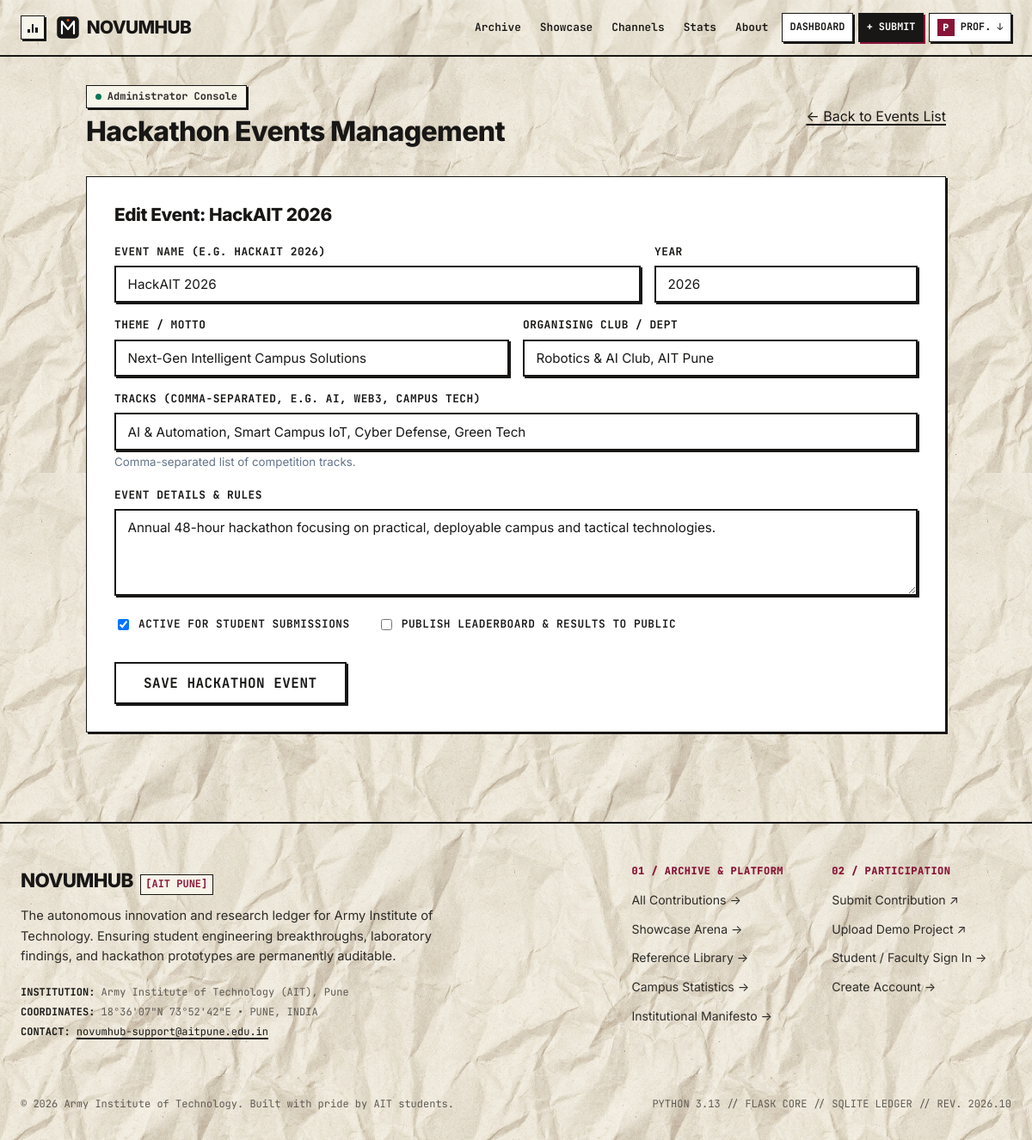
/showcase/admin/events/2/edit (signed in), run on the app's committed database.
### app/models.py (models this page shows, shortened)
class User(UserMixin, db.Model):
    __tablename__ = "users"
    id = db.Column(db.Integer, primary_key=True)
    name = db.Column(db.String(120), nullable=False)
    email = db.Column(db.String(150), unique=True, nullable=False, index=True)
    password_hash = db.Column(db.String(256), nullable=False)
    role = db.Column(db.String(20), nullable=False, default="student")
    department = db.Column(db.String(100), nullable=True)
    year = db.Column(db.String(50), nullable=True)
    roll_no = db.Column(db.String(50), nullable=True)
    registration_no = db.Column(db.String(10), nullable=True)
    created_at = db.Column(db.DateTime, default=utc_now)
    is_banned = db.Column(db.Boolean, default=False, nullable=False)
    ban_reason = db.Column(db.String(255), nullable=True)
    banned_at = db.Column(db.DateTime, nullable=True)
    submissions = db.relationship("Submission", backref="author", lazy="dynamic", foreign_keys="Submission.author_id")
    comments = db.relationship("Comment", backref="author", lazy="dynamic", foreign_keys="Comment.author_id")
    notifications = db.relationship("Notification", backref="user", lazy="dynamic", cascade="all, delete-orphan")
    warnings = db.relationship("UserWarning", backref="user", lazy="select", cascade="all, delete-orphan",
                               foreign_keys="UserWarning.user_id", order_by="UserWarning.created_at.desc()")
    showcase_projects = db.relationship("ShowcaseProject", backref="owner", lazy="dynamic", foreign_keys="ShowcaseProject.owner_id")
    judge_scores = db.relationship("JudgeScore", backref="judge", lazy="dynamic", foreign_keys="JudgeScore.judge_id")
    @property
    def is_reviewer(self) -> bool:
        return self.role in ("reviewer", "admin")
    @property
    def is_judge(self) -> bool:
        return self.role in ("judge", "admin")
    @property
    def is_admin(self) -> bool:
        return self.role == "admin"
    @property
    def active_warnings(self):
        return [w for w in self.warnings if not w.is_acknowledged]

class HackathonEvent(db.Model):
    __tablename__ = "hackathon_events"
    id = db.Column(db.Integer, primary_key=True)
    name = db.Column(db.String(150), nullable=False)
    year = db.Column(db.Integer, nullable=False)
    date_start = db.Column(db.Date, nullable=True)
    date_end = db.Column(db.Date, nullable=True)
    theme = db.Column(db.String(255), nullable=True)
    description = db.Column(db.Text, nullable=True)
    organiser = db.Column(db.String(150), nullable=True)
    _tracks = db.Column("tracks", db.Text, nullable=True, default="[]")
    is_active = db.Column(db.Boolean, default=True, nullable=False)
    results_published = db.Column(db.Boolean, default=False, nullable=False)
    created_at = db.Column(db.DateTime, default=utc_now)
    projects = db.relationship("ShowcaseProject", backref="event", lazy="select", cascade="all, delete-orphan")
    @property
    def tracks(self) -> list:
        if not self._tracks:
            return []
        try:
            return json.loads(self._tracks)
        except Exception:
            return []
    @tracks.setter
    def tracks(self, track_list: list):
        self._tracks = json.dumps(track_list or [])

### app/showcase/admin.py (the view)
@showcase_bp.route("/admin/events/<int:event_id>/edit", methods=["GET", "POST"])
@login_required
def admin_event_edit(event_id: int):
    require_admin()
    event = db.get_or_404(HackathonEvent, event_id)
    form = HackathonEventForm(obj=event)
    if form.validate_on_submit():
        form.populate_obj(event)
        db.session.commit()
        flash(f"Event '{event.name}' updated.", "success")
        return redirect(url_for("showcase.admin_events"))
    return render_template("showcase/admin_events.html", form=form, edit_event=event)

### app/showcase/forms.py
class HackathonEventForm(FlaskForm):
    name = StringField("Event Name (e.g. HackAIT 2026)", validators=[DataRequired(), Length(max=150)])
    year = IntegerField("Year", validators=[DataRequired()])
    theme = StringField("Theme / Motto", validators=[Optional(), Length(max=255)])
    organiser = StringField("Organising Club / Dept", validators=[Optional(), Length(max=150)])
    tracks = StringField("Tracks (comma-separated, e.g. AI, Web3, Campus Tech)", validators=[Optional()])
    description = TextAreaField("Event Details & Rules", validators=[Optional()])
    is_active = BooleanField("Active for Submissions", default=True)
    results_published = BooleanField("Publish Leaderboard & Results", default=False)
    submit = SubmitField("Save Event")

### app/showcase/admin.py (called while the page is built)
def require_admin():
    if not current_user.is_authenticated or not current_user.is_admin:
        flash("Administrator access required.", "error")
        abort(403)

### templates/showcase/admin_events.html (shortened to what this page needs)
{% extends 'base.html' %}
{% block content %}
<div style="max-width: 1000px; margin: 0 auto 3rem auto;">
  <div style="display: flex; justify-content: space-between; align-items: center; margin-bottom: 2rem; flex-wrap: wrap; gap: 1rem;">
    <div>
      <div class="hero-pill-badge" style="margin-bottom: 0.5rem;">
        <span class="pulsing-dot"></span>
        <span>Administrator Console</span>
      </div>
      <h1 style="font-size: 2rem; font-weight: 800; color: var(--midnight-navy); margin: 0;">
        Hackathon Events Management
      </h1>
    </div>
    {% if not form %}
      <a href="{{ url_for('showcase.admin_event_create') }}" class="btn-gradient-pill">
        + Create New Hackathon Event
      </a>
    {% else %}
      <a href="{{ url_for('showcase.admin_events') }}" class="btn-editorial-outline">
        &larr; Back to Events List
      </a>
    {% endif %}
  </div>
  {% if form %}
    <div style="background: #FFFFFF; border: 1px solid var(--border-color); border-radius: var(--radius-md); padding: 2rem; box-shadow: var(--shadow-sm);">
      <h3 style="font-size: 1.3rem; font-weight: 800; color: var(--midnight-navy); margin-bottom: 1.25rem;">
        {% if edit_event %}Edit Event: {{ edit_event.name }}{% else %}Create Hackathon Event{% endif %}
      </h3>
      <form method="POST">
        <div style="display: grid; grid-template-columns: 2fr 1fr; gap: 1rem; margin-bottom: 1rem;">
          <div>
            {{ form.name.label }}
            {{ form.name(placeholder="e.g. HackAIT 2026") }}
          </div>
          <div>
            {{ form.year.label }}
            {{ form.year(placeholder="2026") }}
          </div>
        </div>
        <div style="display: grid; grid-template-columns: 1fr 1fr; gap: 1rem; margin-bottom: 1rem;">
          <div>
            {{ form.theme.label }}
            {{ form.theme(placeholder="e.g. Code the Future, Empower Defense") }}
          </div>
          <div>
            {{ form.organiser.label }}
            {{ form.organiser(placeholder="e.g. Open Source Club (OSS), Dept of IT") }}
          </div>
        </div>
        <div style="margin-bottom: 1rem;">
          {{ form.tracks.label }}
          {{ form.tracks(placeholder="AI & Automation, Web3 & Security, Campus Tech, Hardware & IoT") }}
          <small style="color: #64748B;">Comma-separated list of competition tracks.</small>
        </div>
        <div style="margin-bottom: 1rem;">
          {{ form.description.label }}
          {{ form.description(rows=4, placeholder="Overview, rules, and timeline details...") }}
        </div>
        <div style="display: flex; gap: 2rem; margin-bottom: 1.75rem;">
          <label style="display: flex; align-items: center; gap: 0.5rem; font-weight: 600; cursor: pointer;">
            {{ form.is_active() }} Active for Student Submissions
          </label>
          <label style="display: flex; align-items: center; gap: 0.5rem; font-weight: 600; cursor: pointer;">
            {{ form.results_published() }} Publish Leaderboard & Results to Public
          </label>
        </div>
        <button type="submit" class="btn-editorial-primary" style="font-size: 1rem; padding: 0.75rem 2rem;">
          Save Hackathon Event
        </button>
      </form>
    </div>
  {% endif %}
</div>
{% endblock %}

### templates/partials/navbar.html (shortened to what this page needs)
<header class="editorial-header" id="site-header">
  <div class="nav-wrapper">
    <div class="nav-bar">
      <div class="nav-brand-group">
        <div class="nav-music-player compact-player" id="nav-music-player">
          <button type="button" class="music-toggle-btn compact-btn" id="music-toggle-btn" aria-label="Toggle Lo-fi Background Music" title="Background Music: Lofi Synth by ZephiraMusic (Click to play/pause, hover for volume)">
            <span class="music-bars" aria-hidden="true">
              <span class="bar bar-1"></span>
              <span class="bar bar-2"></span>
              <span class="bar bar-3"></span>
            </span>
          </button>
        </div>
        <a href="{{ url_for('main.home') }}" class="brand-link" aria-label="{{ config_data.SITE_NAME }} Home">
          <span class="brand-logo-svg" id="brand-logo-placeholder" title="{{ config_data.SITE_NAME }} Logo">
          </span>
          <span class="brand-title">{{ config_data.SITE_NAME }}</span>
        </a>
      </div>
      <nav class="nav-menu" id="nav-menu" aria-label="Main Navigation">
        <ul class="nav-links">
          <li>
            <a href="{{ url_for('submissions.browse') }}" class="nav-link-item">
              <span class="nav-label">Archive</span>
            </a>
          </li>
          <li>
            <a href="{{ url_for('showcase.home') }}" class="nav-link-item">
              <span class="nav-label">Showcase</span>
            </a>
          </li>
          <li>
            <a href="{{ url_for('main.home') }}#channels" class="nav-link-item">
              <span class="nav-label">Channels</span>
            </a>
          </li>
          <li>
            <a href="{{ url_for('main.stats') }}" class="nav-link-item">
              <span class="nav-label">Stats</span>
            </a>
          </li>
          <li>
            <a href="{{ url_for('main.about') }}" class="nav-link-item">
              <span class="nav-label">About</span>
            </a>
          </li>
        </ul>
        <div class="nav-actions">
          {% if current_user.is_authenticated %}
            <a href="{{ url_for('submissions.dashboard') }}" class="nav-action-link" title="Student Dashboard">
              <span>Dashboard</span>
            </a>
            <a href="{{ url_for('submissions.submit') }}" class="nav-btn-solid">
              <span>+ Submit</span>
            </a>
            <details class="dropdown user-dropdown">
              <summary class="user-summary-btn" aria-haspopup="true">
                <span class="user-avatar-initial">{{ current_user.name[0] }}</span>
                <span class="user-name-short">{{ current_user.name.split()[0] }}</span>
                <span class="dropdown-caret">&darr;</span>
              </summary>
            </details>
          {% else %}
            <a href="{{ url_for('auth.login') }}" class="nav-action-link">Log In</a>
            <a href="{{ url_for('submissions.submit') }}" class="nav-btn-solid">
              <span>+ Submit</span>
            </a>
          {% endif %}
        </div>
      </nav>
    </div>
  </div>
</header>

### data on the page
User: name "P", name "PROF."
HackathonEvent: name "HackAIT 2026", year "2026", theme "Next-Gen Intelligent Campus Solutions", organiser "Robotics & AI Club, AIT Pune", tracks "AI & Automation, Smart Campus IoT, Cyber Defense, Green Tech", description "Annual 48-hour hackathon focusing on practical, deployable campus and tactical technologies.", is_active "☑"

### other printed values
{{ config_data.SITE_NAME }} "NOVUMHUB"
{{ config_data.COLLEGE_NAME }} "Army Institute of Technology (AIT), Pune"
{{ config_data.CONTACT_EMAIL }} "novumhub-support@aitpune.edu.in"
{{ config_data.FOOTER_COPYRIGHT }} "© 2026 Army Institute of Technology. Built with pride by AIT students."
